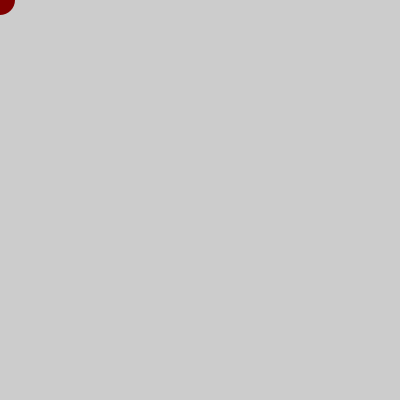
Frame 1 (no input)
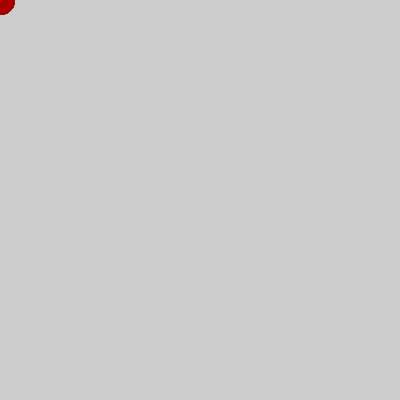
Frame 60 (the mouse pressed at the canvas centre just before this capture)
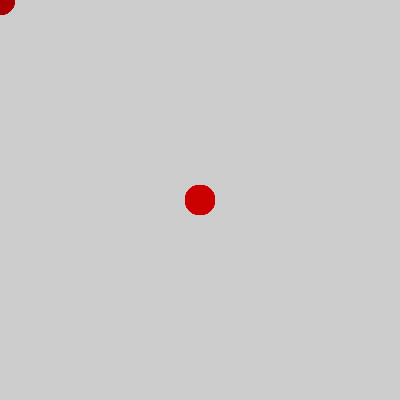
Frame 120 (the mouse held since frame 60 and released just before this capture)

The Processing sketch that drew these frames (run headless with seeded random() and noise(); from frame 60 on, the mouse is pressed at the canvas centre):

// Processing sketch: processing_178713
// ── processing_178713.pde

/*
 * Red Snake (Serpiente Roja)
 *
 * Programa para crear una serpiente roja moviendose por la pantalla
 *
 * Paso 5:
 *  - cambia la intensidad del rojo en funcion del tiempo
 *  - para un mejor efecto visual y evitar que el rojo cambie
 *    de forma brusca, utiliza una funcion matematica (por ejemplo
 *    el seno 'sin()')
 *  - necesitaras una variable para contar el paso del tiempo
 *  - el '20' en la ecuacion de calculo del rojo determina cada cuanto
 *    se repite un color
 *
 * Nota: la funcion 'sin()' devuelve un numero decimal ('float' o en coma flotante)
 *       y por eso hay que emplear la funcion 'int()' para poder asignarla a la
 *       variable que almacena el color rojo
 *
 * (c) 2013 D. Cuartielles, Arduino Verkstad, Suecia
 */
 
int rojo = 255;
int tiempo = 0;
  
void setup() {
  size(400, 400);
}
 
void draw() {
  tiempo = tiempo + 1;  // Incrementa el tiempo en una unidad
  rojo = int(128 * (1 + sin(tiempo * 2 * PI / frameRate / 20)));  // Cambia el rojo, repite el color cada 20s
   
  noStroke();            
  fill(rojo, 0, 0);         
  ellipse(mouseX, mouseY, 30, 30);
}
